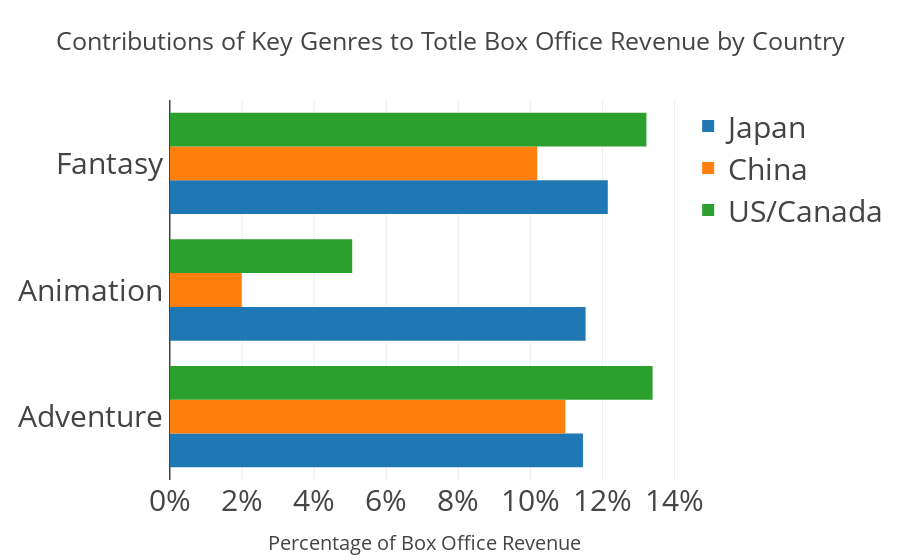

Here is the notebook cell this chart was saved with:
### Code cell
trace = [go.Bar(x=list(df_country_ratio.loc[df_country_ratio.country==country,key_genre_lis].values.flatten()), 
                y=key_genre_lis, name=country, orientation = 'h') for country in country_lis]
data = trace
layout = go.Layout(title="Contributions of Key Genres to Totle Box Office Revenue by Country",
                   titlefont=dict(size=25),
                   yaxis=dict(showline=True, tickfont=dict(size=30)),
                   xaxis=dict(title='Percentage of Box Office Revenue', titlefont=dict(size=20),
                              showline=False, tickfont=dict(size=30),tickformat=".0%"), 
                   showlegend=True,
                   legend=dict(font=dict(size=30)), margin=dict(l=170))


fig = go.Figure(data=data, layout=layout)
offline.iplot(fig)

### Figure 1 — Plotly figure (JSON) as saved in the notebook; plotly's stock layout.template omitted (floating-point values rounded to 4 significant figures)
{"data": [{"name": "Japan", "orientation": "h", "type": "bar", "uid": "4abf58ba-ae07-11e8-8904-60030899ee42", "x": [0.1146, 0.1153, 0.1215], "y": ["Adventure", "Animation", "Fantasy"]}, {"name": "China", "orientation": "h", "type": "bar", "uid": "4abf5bb4-ae07-11e8-9dbb-60030899ee42", "x": [0.1097, 0.01989, 0.1019], "y": ["Adventure", "Animation", "Fantasy"]}, {"name": "US/Canada", "orientation": "h", "type": "bar", "uid": "4abf5dda-ae07-11e8-b21b-60030899ee42", "x": [0.1339, 0.05056, 0.1322], "y": ["Adventure", "Animation", "Fantasy"]}], "layout": {"legend": {"font": {"size": 30}}, "margin": {"l": 170}, "showlegend": true, "title": "Contributions of Key Genres to Totle Box Office Revenue by Country", "titlefont": {"size": 25}, "xaxis": {"showline": false, "tickfont": {"size": 30}, "tickformat": ".0%", "title": "Percentage of Box Office Revenue", "titlefont": {"size": 20}}, "yaxis": {"showline": true, "tickfont": {"size": 30}}}}
